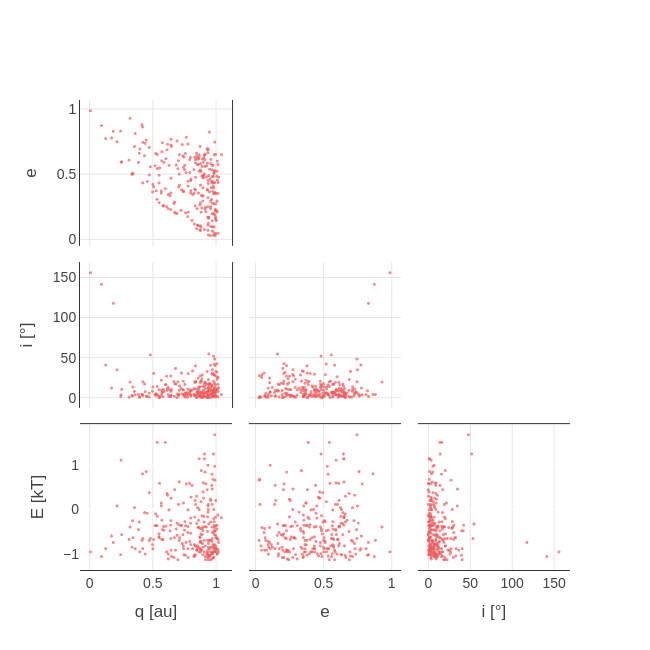

Notebook code for this chart:
### Code cell
q_cneos = np.array(merged['q'])
e_cneos = np.array(merged['e'])
i_cneos = np.array(merged['i'])
E_cneos = np.log10(np.array(merged['Calculated Total Impact Energy (kt)']))


fig = go.Figure()

# NEOS
fig.add_trace(go.Splom(
    dimensions=[
        dict(label='q [au]', values=q_cneos),
        dict(label='e', values=e_cneos),
        dict(label='i [°]', values=i_cneos),
        dict(label='E [kT]', values=E_cneos)
    ],
    name="Impactors",
    showupperhalf=False,
    diagonal_visible=False,
    marker=dict(color="#ED5C5E", size=3, opacity=0.7)
))

# Layout minimalista
fig.update_layout(
    title_x=0.5,
    width=650,
    height=650,
    font=dict(family="Arial", color="#444444", size=14),
    plot_bgcolor='white',
    paper_bgcolor='white',
    dragmode='select',
    hovermode='closest',
    legend=dict(
        x=0.8, y=1.05,
        bgcolor='rgba(0,0,0,0)',
        borderwidth=0
    )
)

# Ajuste de ejes para estilo limpio
for axis in ['xaxis', 'xaxis2', 'xaxis3', 'yaxis', 'yaxis2', 'yaxis3']:
    fig.update_layout({axis: dict(
        showline=True,
        linewidth=1,
        linecolor="#333333",
        mirror=True,
        showgrid=True,
        gridcolor="#e6e6e6",
        zeroline=False
    )})

fig.show()

### Figure 1 — Plotly figure (JSON) as saved in the notebook; plotly's stock layout.template omitted (floating-point values rounded to 4 significant figures; data arrays with more than 128 entries replaced by an {"elided": "..."} marker saying what was removed)
{"data": [{"diagonal": {"visible": false}, "dimensions": [{"label": "q [au]", "values": {"elided": "261 float values"}}, {"label": "e", "values": {"elided": "261 float values"}}, {"label": "i [°]", "values": {"elided": "261 float values"}}, {"label": "E [kT]", "values": {"elided": "261 float values"}}], "marker": {"color": "#ED5C5E", "opacity": 0.7, "size": 3}, "name": "Impactors", "showupperhalf": false, "type": "splom"}], "layout": {"dragmode": "select", "font": {"color": "#444444", "family": "Arial", "size": 14}, "height": 650, "hovermode": "closest", "legend": {"bgcolor": "rgba(0,0,0,0)", "borderwidth": 0, "x": 0.8, "y": 1.05}, "paper_bgcolor": "white", "plot_bgcolor": "white", "title": {"x": 0.5}, "width": 650, "xaxis": {"gridcolor": "#e6e6e6", "linecolor": "#333333", "linewidth": 1, "mirror": true, "showgrid": true, "showline": true, "zeroline": false}, "xaxis2": {"gridcolor": "#e6e6e6", "linecolor": "#333333", "linewidth": 1, "mirror": true, "showgrid": true, "showline": true, "zeroline": false}, "xaxis3": {"gridcolor": "#e6e6e6", "linecolor": "#333333", "linewidth": 1, "mirror": true, "showgrid": true, "showline": true, "zeroline": false}, "yaxis": {"gridcolor": "#e6e6e6", "linecolor": "#333333", "linewidth": 1, "mirror": true, "showgrid": true, "showline": true, "zeroline": false}, "yaxis2": {"gridcolor": "#e6e6e6", "linecolor": "#333333", "linewidth": 1, "mirror": true, "showgrid": true, "showline": true, "zeroline": false}, "yaxis3": {"gridcolor": "#e6e6e6", "linecolor": "#333333", "linewidth": 1, "mirror": true, "showgrid": true, "showline": true, "zeroline": false}}}
